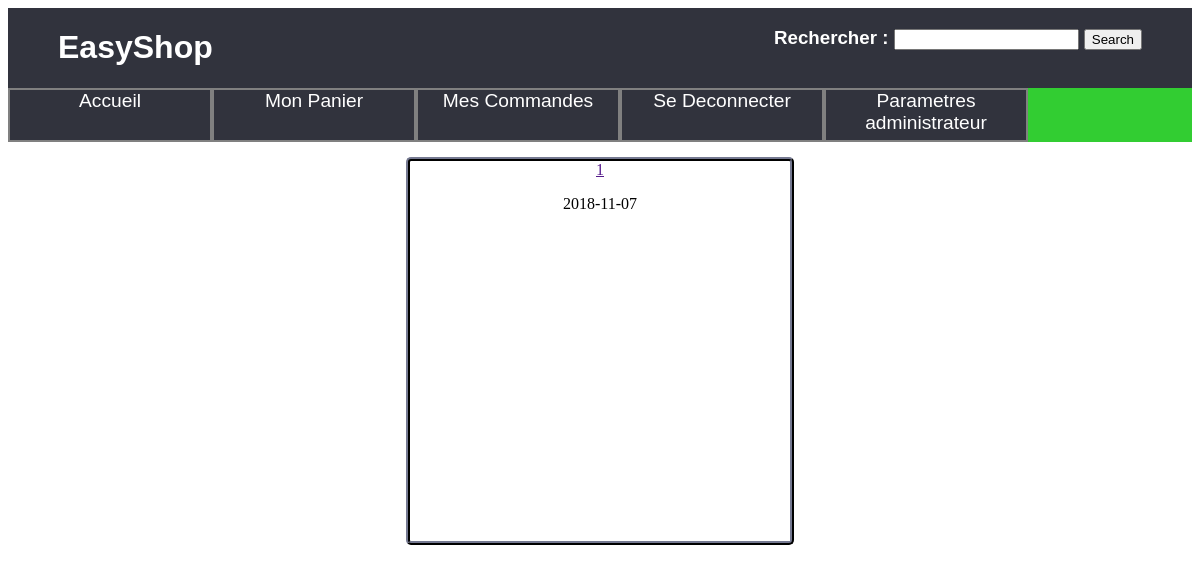
Before: /controleur/afficherCommandes.ctrl.php (signed in) with the older database file.
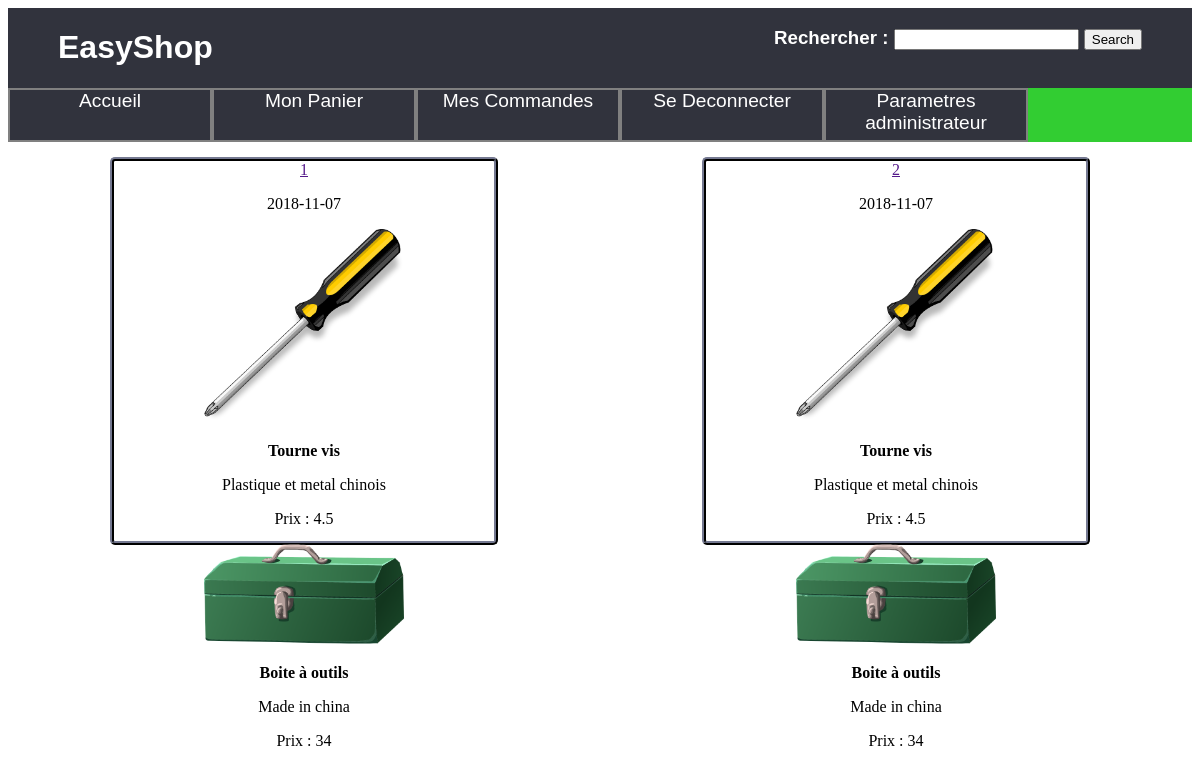
After: the same page with the newer database file.
### tables this page shows
CREATE TABLE commande (
	numCommande INTEGER PRIMARY KEY,
	idClient varchar(100),
	dateCommande date,
	FOREIGN KEY(idClient) REFERENCES clients(id)
);

CREATE TABLE article (
	ref INTEGER PRIMARY KEY,
	intitulé TEXT,
	categorie INTEGER,
	info TEXT,
    prix float,
	image TEXT,
	reduction float,
	FOREIGN KEY(categorie) REFERENCES categorie(id)

);

### controleur/afficherCommandes.ctrl.php (called while the page is built, shortened)
<?php
    include_once('../model/DAO.class.php');
    $GLOBALS['CommandesClient']= $dao->getNumCommande($_SESSION['idClient']);
    foreach ($GLOBALS['CommandesClient'] as $CommandeClient) {
        foreach ($GLOBALS['ligneDeCommande'] as $ligneDeCommande) {
            $resultat[$CommandeClient->numCommande][$ligneDeCommande->refArticle]=$dao->getArticleSingulier($ligneDeCommande->refArticle);
        }
    }
    include('../vue/VueCommandes.php');
 ?>

### model/DAO.class.php (called while the page is built, shortened)
<?php
    class DAO {
        private $db;
        private $database = 'sqlite:../data/DB.db';
        function __construct() {
            try {
                $this->db= new PDO($this->database);
            } catch(PDOException $e){
                die("erreur de connexion:".$e->getMessage());
            }
        }
        function getArticleSingulier(int $ref): array {
            $req="Select * from article where ref=$ref;";
            $sth=$this->db->query($req);
            $result=$sth->fetchAll(PDO::FETCH_CLASS,'article');
            return $result;
        }
        function getNumCommande($id){
          $req="SELECT * FROM commande WHERE idClient = \"$id\" ;";
          $sth=$this->db->query($req);
          $result=$sth->fetchAll(PDO::FETCH_CLASS,'commande');
          return $result;
        }
    }
    ?>

### vue/function.vue.php (the view, shortened to what this page needs)
<?php
function afficherVueArticleSingulierPanier($article): string {
    $result='<img src="../data/img/'.$article->image.'" alt="image correspondant a l\'objet">';
    $result .= '<p><b>'.$article->intitulé.'</b></p>';
    $result .=  '<p>'.$article->info.'</p>';
    if($article->reduction==0){
        $result .=  '<p>Prix : '.$article->prix.'</p>';
    }else{
        $prixCal = $article->prix * (1-($article->reduction/100));
        $result .=  '<p>Prix : '.$prixCal.'</p>';
    }
    return $result;
}
 ?>

### vue/VueCommandes.php (shortened to what this page needs)
<!DOCTYPE html>
<?php
require_once('../vue/function.vue.php');
 ?>
<html lang="fr">
  <head>
      <link rel="stylesheet" type="text/css" href="../vue/StylePanier.css">
    </head>
    <body>
        <?php include_once('../vue/VueBandeauSite.php') ?>
        <section>
            <?php
                foreach ($GLOBALS['CommandesClient'] as $value) {
                    echo'<article>';
                    echo'<a href="">'.$value->numCommande.'</a><p>'.$value->dateCommande.'</p>';
                       foreach ($GLOBALS['ArticleCommande'][$value->numCommande] as  $value2) {
                           foreach ($value2 as $key => $value3) {
                               echo afficherVueArticleSingulierPanier($value3);
                           }
                        }
                     echo'</article>';
                }
            ?>
      </section>
    </body>
</html>

### vue/VueBandeauSite.php
<header>
<div id=conteneur1>
    <h1>EasyShop</h1>
    <h3>
      <form class="" action="resultatRecherche.ctrl.php" method="post">
          <label for="BR">Rechercher : </label>
          <input type="text" id="BR" name="BarreRecherche">
          <input type="submit" value="Search">
      </form>
    </h3>
</div>
 <div id=conteneur2>
      <a href="../controleur/afficherAccueil.ctrl.php">Accueil</a>
 <?php
    if(isset($_SESSION["idClient"])){
        echo '<a href="../controleur/afficherPanier.ctrl.php?"> Mon Panier</a>';
        echo '<a href="../controleur/afficherCommandes.ctrl.php?"> Mes Commandes</a>';
        echo '<a href="../controleur/seDeconnecter.ctrl.php">Se Deconnecter</a>';
        if($_SESSION['administrateur']){
            echo '<a href="../controleur/afficherParametreAdmin.ctrl.php">Parametres administrateur</a>';
        }
    }else{
        echo'<a href="../controleur/afficherSIndentifier.ctrl.php"> Identifiez-vous ! </a>';
        echo'<a href="../controleur/seCreerUnCompte.ctrl.php"> Se Creer Un Compte ! </a>';
    }
?>
</div>
</header>

### vue/StylePanier.css (style rules this page uses)
img { max-width: 200px; height: auto; }
article { text-align: center; }
h1 { color : white; }
h3 { color: white; }
#conteneur1 { display: flex; background-color: #31333D; justify-content: space-between; padding-left: 50px; padding-right: 50px; font-family: sans-serif; }
#conteneur2 { display: flex; flex-wrap: nowrap; background-color: #32CD32; color : #31333D; }
#conteneur2>a { width: 200px; height: 50px; text-decoration: none; color: white; background-color: #31333D; border : 2px solid grey; display: block; font-size: 120%; text-align: center; font-family: sans-serif; }
section { display: flex; flex-wrap: wrap; justify-content: space-around; }
section>article { margin : 15px; width: 380px; height: 380px; border: solid 4px #31333D; border-radius: 5px; border-style: ridge; }

Changed rows visible on the page:
now on this page (row unchanged): article: image (picture), intitulé "Tourne vis", info "Plastique et metal chinois", prixCal "4.5"
now on this page (row unchanged): article: image (picture), intitulé "Boite à outils", info "Made in china", prixCal "34"
added commande: numCommande "2", dateCommande "2018-11-07"
